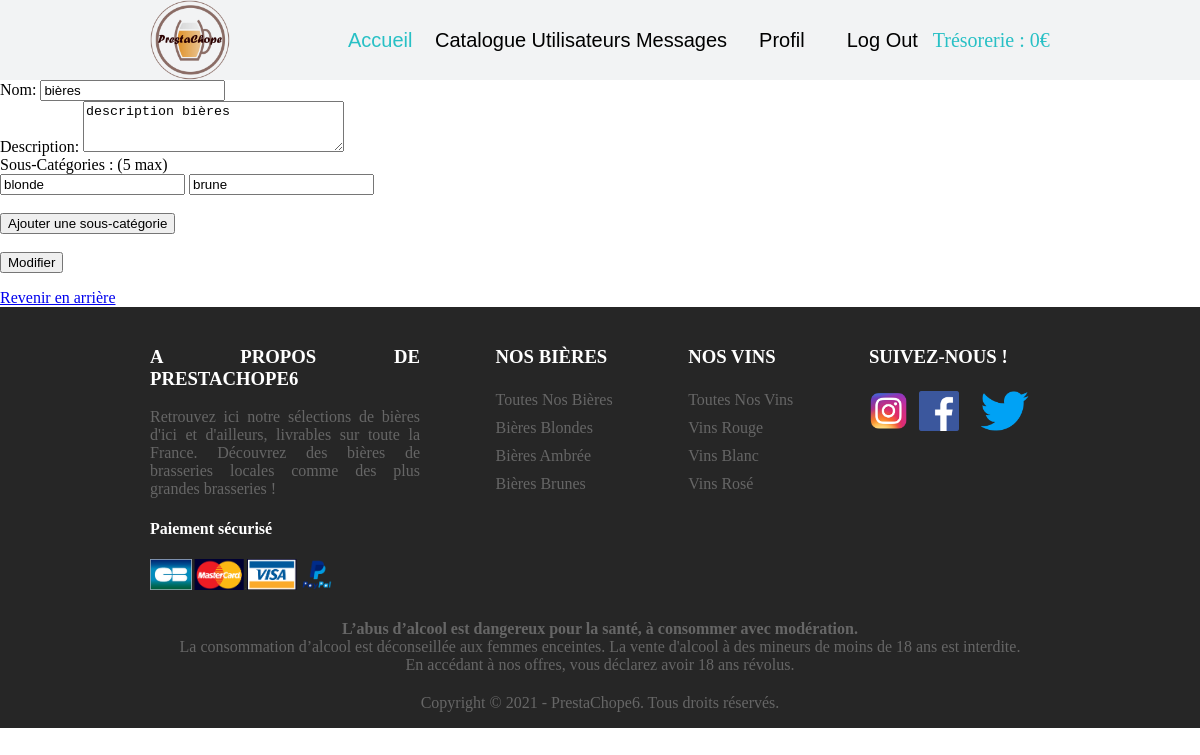
The app's page /PrestaChope/index.php?page=modifCatégorie&caté=2 (signed in), older data.
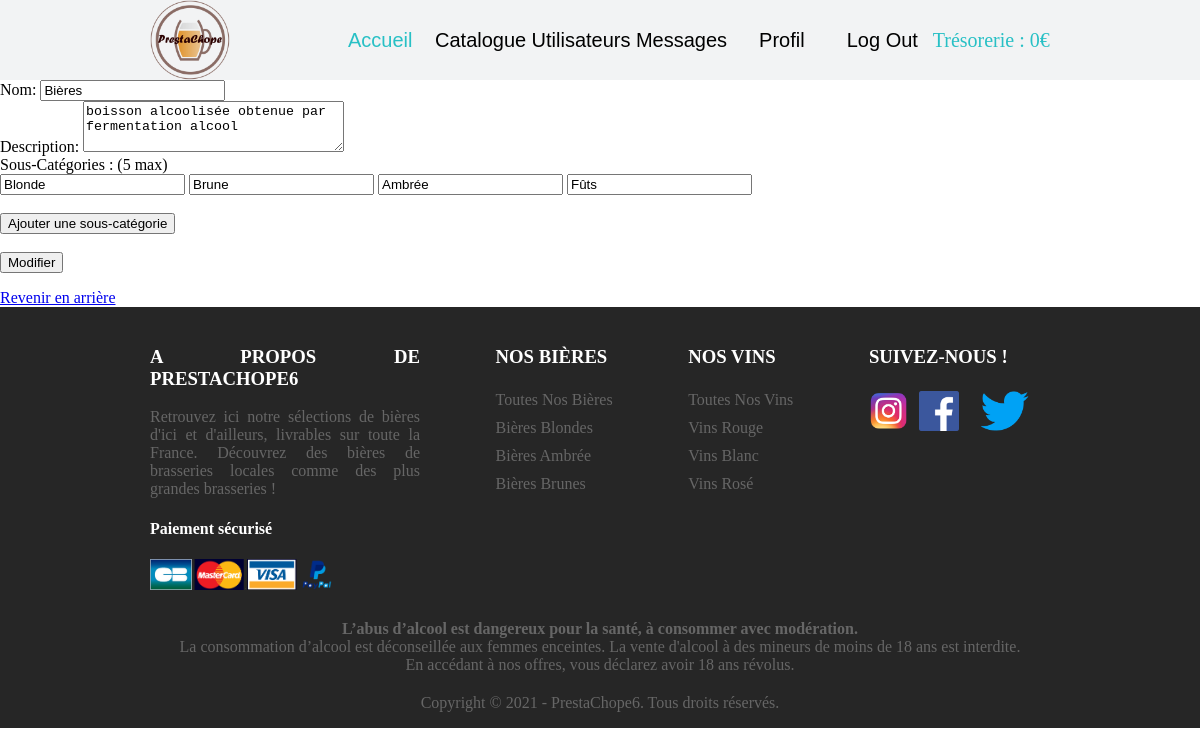
The same page, newer data.
### tables this page shows
CREATE TABLE categories(
        Id          Int  Auto_increment  NOT NULL ,
        nom         Varchar (50) NOT NULL ,
        description Varchar (50) NOT NULL
	,CONSTRAINT categories_PK PRIMARY KEY (Id)
);

CREATE TABLE souscategories(
        Id            Int  Auto_increment  NOT NULL ,
        nom           Varchar (50) NOT NULL ,
        Id_Categories Int NOT NULL
	,CONSTRAINT souscategories_PK PRIMARY KEY (Id)
	,CONSTRAINT souscategories_categories_FK FOREIGN KEY (Id_Categories) REFERENCES categories(Id)
);

### PrestaChope/pages/catégories/ControllerCatégories.php (called while the page is built, shortened)
<?php
require_once('DAO/CatégoriesDAO.php');
class ControllerCatégories {
    function includeViewModifCatégorie(){
        require_once('ModifCatégorie.php');
    }
}

### PrestaChope/index.php (called while the page is built, shortened)
<?php
require_once('header.php');
$page = "accueil";
if (!empty($_GET['page'])) {
    $page = $_GET['page'];
}
SuperController::callPage($page);
require_once('footer.php');
?>

### PrestaChope/DAO/CatégoriesDAO.php (called while the page is built, shortened)
<?php
require_once('DTO/CatégoriesDTO.php');
require_once('DTO/SousCatégoriesDTO.php');
Class CatégoriesDAO {
    static function SearchSousCatégories($id) {
        $bdd = DataBaseLinker::getConnexion();
        $reponse = $bdd->prepare('Select * from souscategories where Id_Categories = ?');
        $reponse->execute(array($id));
        $scat = $reponse->fetchAll();
        if ($scat) {
            $tab = [];
            foreach ($scat as $sous_caté) {
                $souscat = new SousCatégoriesDTO();
                $souscat->setId($sous_caté['Id']);
                $souscat->setNom($sous_caté['nom']);
                $tab[] = $souscat;
            }
            return $tab;
        } else {
            return null;
        }
    }
    static function SearchCatégoriesByIdAndSousCatégories($id) {
        $bdd = DataBaseLinker::getConnexion();
        $state = $bdd->prepare('SELECT * from categories where Id= ?');
        $state->execute(array($id));
        $catégorie = $state->fetchAll();
        $cate = new CatégoriesDTO();
        foreach ($catégorie as $cat) {
            $cate->setId($cat['Id']);
            $cate->setNom($cat['nom']);
            $cate->setDescription($cat['description']);
            $scaté = self::SearchSousCatégories($cat['Id']);
            $cate->setSouscatégories($scaté);
        }
        return $cate;
    }
}

### PrestaChope/DTO/CatégoriesDTO.php (called while the page is built, shortened)
<?php
Class CatégoriesDTO {
    private $nom;
    private $description;
    private $souscatégories = [];
    function getNom() {
        return $this->nom;
    }
    function getDescription() {
        return $this->description;
    }
    function getSouscatégories() {
        return $this->souscatégories;
    }
    function setNom($nom): void {
        $this->nom = $nom;
    }
    function setDescription($description): void {
        $this->description = $description;
    }
    function setSouscatégories($souscatégories): void {
        $this->souscatégories = $souscatégories;
    }
}

### PrestaChope/DTO/SousCatégoriesDTO.php (called while the page is built, shortened)
<?php
Class SousCatégoriesDTO{
    private $nom;
    function getNom() {
        return $this->nom;
    }
    function setNom($nom): void {
        $this->nom = $nom;
    }
}

### PrestaChope/pages/catégories/ModifCatégorie.php (the view, shortened to what this page needs)
<html>
    <head>
    </head>
    <body>
        <?php
        $caté = CatégoriesDAO::SearchCatégoriesByIdAndSousCatégories($_GET['caté']);
        ?>
        <form action="index.php?page=modifCatégorie" id="modifForm" method="post">
            <label for="#nom">Nom: </label>
            <input id="nom" type="text" name="nom" value="<?php echo $caté->getNom(); ?>"><br>
            <label for="#description">Description: </label>
            <textarea id="description" name="description" rows="3" cols="30"><?php echo $caté->getDescription(); ?></textarea><br>
            Sous-Catégories : (5 max) <br>
            <div id="sousCaté">
                <?php
                if ($caté->getSouscatégories() != null) {
                    foreach ($caté->getSouscatégories() as $souscaté) {
                        ?>
                        <input type="text" name="sousCaté[]" value="<?php echo $souscaté->getNom(); ?>" >
                        <?php
                    }
                }
                ?>
            </div>
            <br>
            <input id="btnAdd" type="button" value="Ajouter une sous-catégorie" >
            <br><br>
            <input type="submit" value="Modifier">
        </form>
        <a href="index.php?page=catégories">Revenir en arrière</a>
    </body>
</html>

Row changes from the older to the newer data that the page shows:
changed categories: nom "bières" → "Bières"; description "description bières" → "boisson alcoolisée obtenue par fermentation alcool"
changed souscategories: nom "blonde" → "Blonde"
changed souscategories: nom "brune" → "Brune"
now on this page (row edited): souscategories: nom "Ambrée"
now on this page (row edited): souscategories: nom "Fûts"
